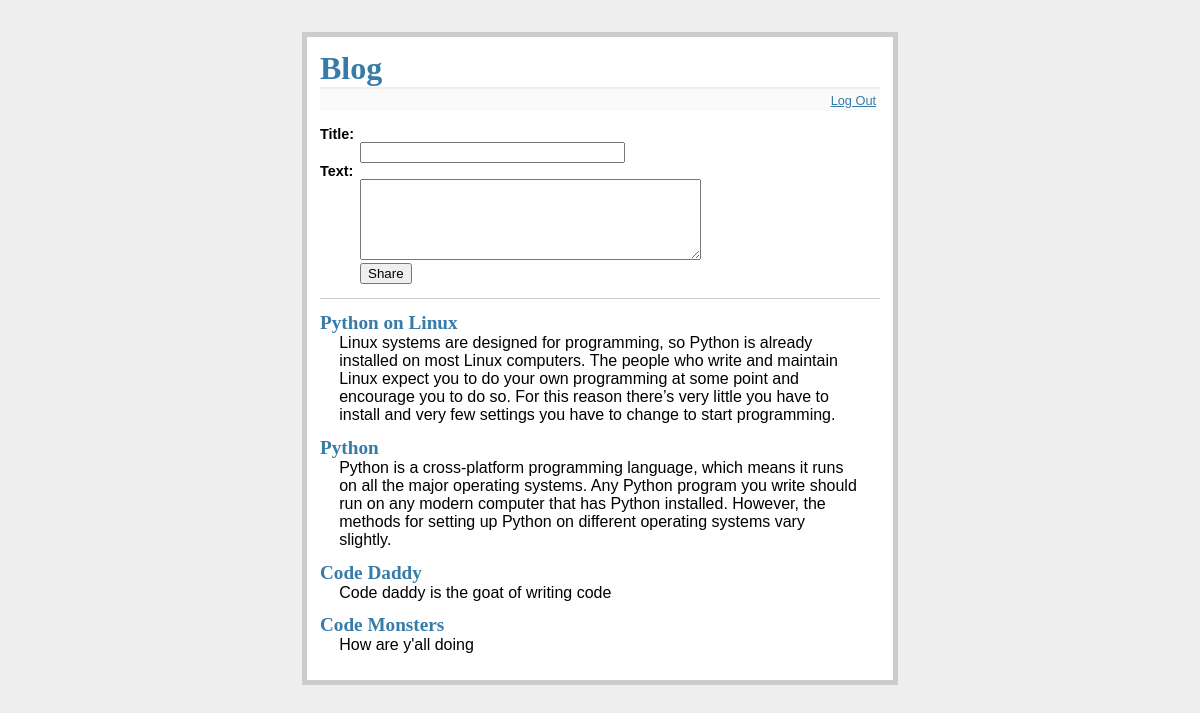
The page / (signed in) on the database its author committed.
### tables this page shows
CREATE TABLE entries (
  id integer primary key autoincrement,
  title string not null,
  text string not null
);

### app.py (the view)
@app.route('/')
def show_entries():
    db = get_db()
    cur = db.execute('select title,text from entries order by id desc')
    entries = [dict (title = row[0], text = row [1]) for row in cur.fetchall ()]
    return render_template('show_entries.html', entries=entries)

### app.py (called while the page is built)
def connect_db():
    sql = sqlite3.connect('/home/simeone/Documents/Blog/blog.db')
    sql.row_factory = sqlite3.Row
    return sql

def get_db():
    if not hasattr(g, 'sqlite3_db'):
        g.sqlite_db = connect_db()
    return g.sqlite_db

### templates/show_entries.html (shortened to what this page needs)
{% extends 'index.html' %}
    {% block body %}
      {% if session.logged_in %}
        <form action="{{ url_for('add_entry') }}" method=post class=add-entry>
          <dl>
           <dt>Title:
           <dd><input type=text size=30 name=title>
           <dt>Text:
           <dd><textarea name=text rows=5 cols=40></textarea>
           <dd><input type=submit value=Share>
         </dl>
        </form>
      {% endif %}
        <ul class=entries>
        {% for entry in entries %}
        <li><h2>{{ entry.title }}</h2>{{ entry.text|safe }}
        {% else %}
        <li><em>Unbelievable.  No entries here so far</em>
        {% endfor %}
        </ul>
      {% endblock %}

### static/syle.css (style rules this page uses)
body { font-family: sans-serif; background: #eee; }
a, h1, h2 { color: #377BA8; }
h1, h2 { font-family: 'Georgia', serif; margin: 0; }
h2 { font-size: 1.2em; }
.entries { list-style: none; margin: 0; padding: 0; }
.entries li { margin: 0.8em 1.2em; }
.entries li h2 { margin-left: -1em; }
.add-entry { font-size: 0.9em; border-bottom: 1px solid #ccc; }
.add-entry dl { font-weight: bold; }

### rows shown on the page
entries: title "Python on Linux", text "Linux systems are designed for programming, so Python is already installed on most Linux computers. The people who write and maintain Linux expect you to do your own programming at some point and encourage you to do so. For this reason there’s very little you have to install and very few settings you have to change to start programming."
entries: title "Python", text "Python is a cross-platform programming language, which means it runs on all the major operating systems. Any Python program you write should run on any modern computer that has Python installed. However, the methods for setting up Python on different operating systems vary slightly."
entries: title "Code Daddy", text "Code daddy is the goat of writing code"
entries: title "Code Monsters", text "How are y'all doing"
